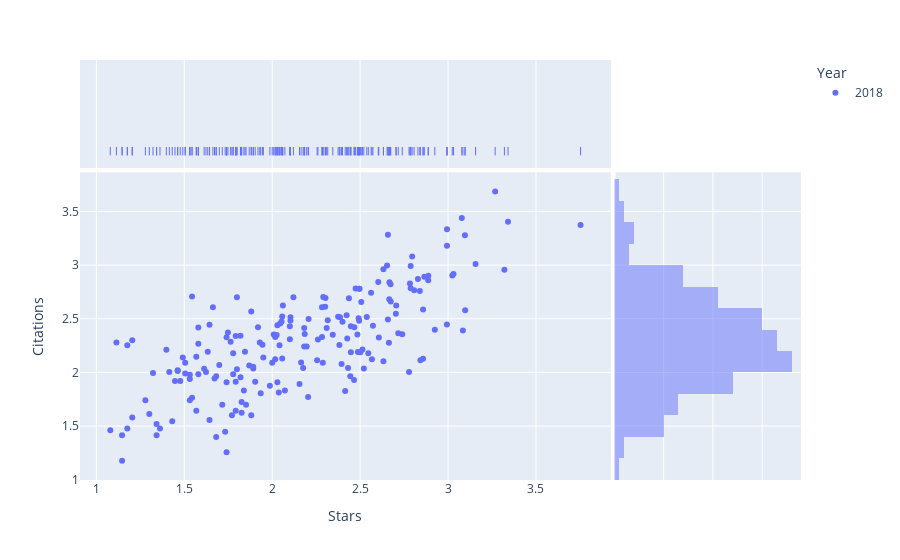

Here is the notebook cell this chart was saved with:
### Code cell
target_year = str(2018)
fig = px.scatter(df_all.loc[df_all['Year'] == target_year],
                 x='Stars', y='Citations', color='Year', marginal_x="rug", marginal_y="histogram")
fig.show()

### Figure 1 — Plotly figure (JSON) as saved in the notebook; plotly's stock layout.template omitted (floating-point values rounded to 4 significant figures; data arrays with more than 128 entries replaced by an {"elided": "..."} marker saying what was removed)
{"data": [{"hovertemplate": "Year=2018<br>Stars=%{x}<br>Citations=%{y}<extra></extra>", "legendgroup": "2018", "marker": {"color": "#636efa", "symbol": "circle"}, "mode": "markers", "name": "2018", "orientation": "v", "showlegend": true, "type": "scatter", "x": {"elided": "194 float values"}, "xaxis": "x", "y": {"elided": "194 float values"}, "yaxis": "y"}, {"alignmentgroup": "True", "boxpoints": "all", "fillcolor": "rgba(255,255,255,0)", "hoveron": "points", "hovertemplate": "Year=2018<br>Stars=%{x}<extra></extra>", "jitter": 0, "legendgroup": "2018", "line": {"color": "rgba(255,255,255,0)"}, "marker": {"color": "#636efa", "symbol": "line-ns-open"}, "name": "2018", "offsetgroup": "2018", "showlegend": false, "type": "box", "x": {"elided": "194 float values"}, "xaxis": "x3", "yaxis": "y3"}, {"alignmentgroup": "True", "bingroup": "y", "hovertemplate": "Year=2018<br>Citations=%{y}<br>count=%{x}<extra></extra>", "legendgroup": "2018", "marker": {"color": "#636efa"}, "name": "2018", "offsetgroup": "2018", "opacity": 0.5, "showlegend": false, "type": "histogram", "xaxis": "x2", "y": {"elided": "194 float values"}, "yaxis": "y2"}], "layout": {"barmode": "overlay", "legend": {"title": {"text": "Year"}, "tracegroupgap": 0}, "margin": {"t": 60}, "xaxis": {"anchor": "y", "domain": [0, 0.7363], "title": {"text": "Stars"}}, "xaxis2": {"anchor": "y2", "domain": [0.7413, 1], "matches": "x2", "showgrid": true, "showline": false, "showticklabels": false, "ticks": ""}, "xaxis3": {"anchor": "y3", "domain": [0, 0.7363], "matches": "x", "showgrid": true, "showticklabels": false}, "xaxis4": {"anchor": "y4", "domain": [0.7413, 1], "matches": "x2", "showgrid": true, "showline": false, "showticklabels": false, "ticks": ""}, "yaxis": {"anchor": "x", "domain": [0, 0.7326], "title": {"text": "Citations"}}, "yaxis2": {"anchor": "x2", "domain": [0, 0.7326], "matches": "y", "showgrid": true, "showticklabels": false}, "yaxis3": {"anchor": "x3", "domain": [0.7426, 1], "matches": "y3", "showgrid": false, "showline": false, "showticklabels": false, "ticks": ""}, "yaxis4": {"anchor": "x4", "domain": [0.7426, 1], "matches": "y3", "showgrid": true, "showline": false, "showticklabels": false, "ticks": ""}}}
